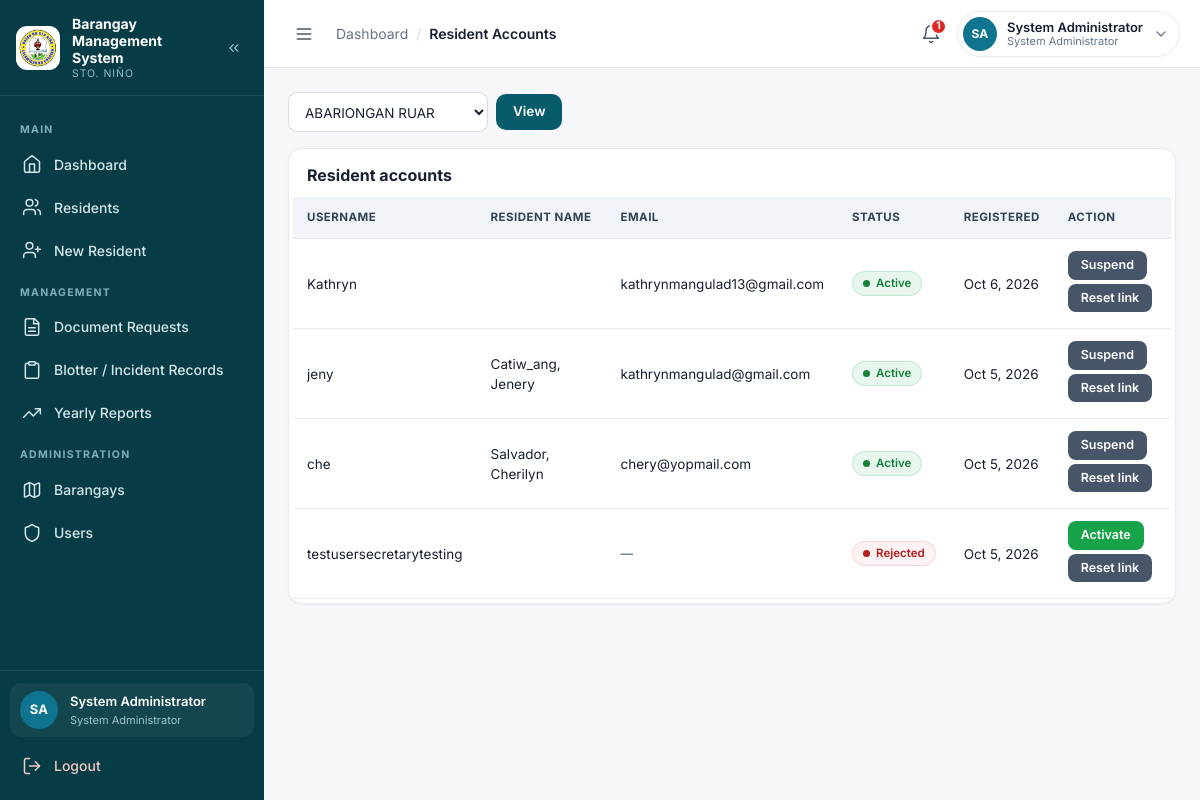
The page /secretary/resident_accounts.php?barangay_id=1 (signed in) on the database its author committed.
### tables this page shows
CREATE TABLE `users` (
  `id` int(11) NOT NULL AUTO_INCREMENT,
  `username` varchar(100) NOT NULL,
  `email` varchar(255) DEFAULT NULL,
  `password` varchar(255) NOT NULL,
  `full_name` varchar(150) NOT NULL,
  `role` enum('admin','secretary','resident') NOT NULL DEFAULT 'secretary',
  `barangay_id` int(11) DEFAULT NULL,
  `brgy_name` varchar(100) DEFAULT NULL,
  `created_at` timestamp NOT NULL DEFAULT current_timestamp(),
  `status` enum('pending','active','rejected','suspended') NOT NULL DEFAULT 'active',
  `deleted_at` timestamp NULL DEFAULT NULL,
  PRIMARY KEY (`id`),
  UNIQUE KEY `username` (`username`),
  UNIQUE KEY `uq_users_email` (`email`),
  KEY `barangay_id` (`barangay_id`),
  KEY `idx_users_deleted_at` (`deleted_at`),
  CONSTRAINT `users_ibfk_1` FOREIGN KEY (`barangay_id`) REFERENCES `barangays` (`id`)
);

CREATE TABLE `residents` (
  `id` int(11) NOT NULL AUTO_INCREMENT,
  `barangay_id` int(11) NOT NULL,
  `user_id` int(11) DEFAULT NULL,
  `last_name` varchar(255) NOT NULL,
  `first_name` varchar(100) NOT NULL,
  `middle_name` varchar(100) DEFAULT NULL,
  `sex` varchar(20) DEFAULT NULL,
  `age` int(11) NOT NULL,
  `birth_date` date DEFAULT NULL,
  `civil_status` varchar(50) DEFAULT NULL,
  `occupation` varchar(100) DEFAULT NULL,
  `contact_no` varchar(30) DEFAULT NULL,
  `email` varchar(255) DEFAULT NULL,
  `address` varchar(255) DEFAULT NULL,
  `photo` varchar(255) DEFAULT NULL,
  `household_no` varchar(50) DEFAULT NULL,
  `is_pwd` enum('Yes','No') NOT NULL DEFAULT 'No',
  `is_student` enum('Yes','No') NOT NULL DEFAULT 'No',
  `is_ip` enum('Yes','No') NOT NULL DEFAULT 'No',
  `is_4ps` enum('Yes','No') NOT NULL DEFAULT 'No',
  `created_at` timestamp NOT NULL DEFAULT current_timestamp(),
  `updated_at` timestamp NOT NULL DEFAULT current_timestamp(),
  `deleted_at` timestamp NULL DEFAULT NULL,
  PRIMARY KEY (`id`),
  UNIQUE KEY `uq_residents_user` (`user_id`),
  KEY `idx_residents_barangay` (`barangay_id`),
  KEY `idx_residents_deleted_at` (`deleted_at`),
  CONSTRAINT `residents_ibfk_1` FOREIGN KEY (`barangay_id`) REFERENCES `barangays` (`id`),
  CONSTRAINT `fk_residents_user` FOREIGN KEY (`user_id`) REFERENCES `users` (`id`) ON DELETE SET NULL ON UPDATE CASCADE
);

### config/config.php (called while the page is built, shortened)
<?php
if (!function_exists('url')) {
    function url($path = '') {
        $path = ltrim((string)$path, '/');
        return BASE_URL . '/' . $path;
    }
}
function e($value) { return htmlspecialchars((string)$value, ENT_QUOTES, 'UTF-8'); }
function csrf_token() {
    return $_SESSION['csrf_token'];
}

### secretary/resident_accounts.php (the view, shortened to what this page needs)
<?php
require_once __DIR__ . '/../config/config.php';
$myBrgy = current_barangay_id();
$viewBrgy = $myBrgy;
if (is_admin() && isset($_GET['barangay_id']) && (int)$_GET['barangay_id'] > 0) {
    $viewBrgy = (int)$_GET['barangay_id'];
}
$aq = $conn->prepare(
    "SELECT u.id, u.username, u.full_name, u.status, u.created_at, u.email AS account_email,
            r.id AS resident_id, r.last_name, r.first_name, r.middle_name, r.age, r.email AS resident_email
       FROM users u
       LEFT JOIN residents r ON r.user_id = u.id
      WHERE u.deleted_at IS NULL AND u.role = 'resident' AND u.barangay_id = ? AND u.status <> 'pending'
   ORDER BY u.created_at DESC, u.id DESC"
);
$aq->bind_param('i', $viewBrgy);
$aq->execute();
$accounts = $aq->get_result()->fetch_all(MYSQLI_ASSOC);
$allBarangays = null;
if (is_admin()) {
    $allBarangays = $conn->query('SELECT id, barangay_name FROM barangays ORDER BY barangay_name');
}
include BASE_PATH . '/partials/header.php';
?>
<?php if ($allBarangays): ?>
<div class="toolbar">
    <form method="get">
        <select id="barangay_id" name="barangay_id">
            <?php while ($bb = $allBarangays->fetch_assoc()): ?>
                <option value="<?= (int)$bb['id'] ?>"<?= (int)$viewBrgy === (int)$bb['id'] ? ' selected' : '' ?>>
                    <?= e($bb['barangay_name']) ?>
                </option>
            <?php endwhile; ?>
        </select>
        <button class="btn" type="submit">View</button>
    </form>
</div>
<?php endif; ?>
<div class="card table-wrap">
    <h3 style="padding:12px 14px;margin:0">Resident accounts</h3>
    <table>
        <tr><th>Username</th><th>Resident Name</th><th>Email</th><th>Status</th><th>Registered</th><th>Action</th></tr>
        <?php foreach ($accounts as $a): ?>
        <?php $a_email = trim((string)($a['account_email'] ?? '')) !== '' ? $a['account_email'] : ($a['resident_email'] ?? ''); ?>
        <tr>
            <td><?= e($a['username']) ?></td>
            <td><?= e(trim(($a['last_name'] ?? '') . ', ' . ($a['first_name'] ?? '') . ' ' . ($a['middle_name'] ?? ''), ', ')) ?></td>
            <td><?= $a_email !== '' ? e($a_email) : '<span class="muted-meta">&mdash;</span>' ?></td>
            <td><span class="badge badge--<?= e($a['status']) ?>"><?= e(ucfirst($a['status'])) ?></span></td>
            <td><?= e($a['created_at'] ? date('M j, Y', strtotime($a['created_at'])) : '-') ?></td>
            <td>
                <?php if ($a['status'] === 'pending'): ?>
                    <a class="btn-approve" href="<?= e(url('secretary/resident_accounts.php?action=approve&id=' . (int)$a['id'] . '&token=' . csrf_token())) ?>">Approve</a>
                <?php elseif ($a['status'] === 'active'): ?>
                    <a class="btn-cancel" href="<?= e(url('secretary/resident_accounts.php?action=suspend&id=' . (int)$a['id'] . '&token=' . csrf_token())) ?>"
                       data-confirm="Suspend this account? The resident will not be able to sign in."
                       data-confirm-title="Suspend account">Suspend</a>
                <?php else: ?>
                    <a class="btn-approve" href="<?= e(url('secretary/resident_accounts.php?action=activate&id=' . (int)$a['id'] . '&token=' . csrf_token())) ?>">Activate</a>
                <?php endif; ?>
                <a class="btn-cancel" href="<?= e(url('secretary/resident_accounts.php?action=reset&id=' . (int)$a['id'] . '&token=' . csrf_token())) ?>"
                   data-confirm="Generate a one-time password reset link for this resident? Any previous link will stop working."
                   data-confirm-title="Generate reset link">Reset link</a>
            </td>
        </tr>
        <?php endforeach; ?>
    </table>
</div>
<?php include BASE_PATH . '/partials/footer.php'; ?>

### assets/css/style.css (style rules this page uses)
:root { --primary: #075B6B; --primary-700: #054C59; --primary-900: #063C46; --secondary: #0E7490; --accent: #E58B82; --bg: #F5F7FA; --card: #FFFFFF; --text: #172033; --muted: #64748B; --success: #16A34A; --warning: #F59E0B; --danger: #DC2626; --info: #0E7490; --border: #E6EAF1; --border-strong: #D5DCE6; --sidebar-w: 264px; --sidebar-w-collapsed: 78px; --topbar-h: 68px; --radius: 14px; --radius-sm: 10px; --radius-lg: 18px; --shadow-sm: 0 1px 2px rgba(16, 24, 40, .05); --shadow: 0 4px 16px rgba(16, 24, 40, .06); --shadow-md: 0 12px 32px rgba(16, 24, 40, .12); --ring: 0 0 0 3px rgba(14, 116, 144, .18); --font: 'Inter', system-ui, -apple-system, 'Segoe UI', Roboto, Arial, sans-serif; }
*, *::before, *::after { box-sizing: border-box; }
html { -webkit-text-size-adjust: 100%; }
body { margin: 0; font-family: var(--font); background: var(--bg); color: var(--text); font-size: 14px; line-height: 1.5; -webkit-font-smoothing: antialiased; }
h1, h2, h3, h4 { margin: 0 0 10px; color: var(--text); line-height: 1.25; }
h3 { font-size: 16px; font-weight: 700; }
a { color: var(--secondary); }
.btn, .btn-primary { display: inline-flex; align-items: center; justify-content: center; gap: 8px; background: var(--primary); color: #fff; border: 1px solid transparent; border-radius: 10px; padding: 10px 16px; font-size: 13.5px; font-weight: 600; text-decoration: none; cursor: pointer; font-family: inherit; line-height: 1; transition: background .15s, box-shadow .15s, transform .05s; }
.btn-edit, .btn-delete, .btn-cancel, .btn-approve { display: inline-flex; align-items: center; gap: 6px; padding: 7px 12px; border-radius: 8px; color: #fff; text-decoration: none; font-size: 12.5px; font-weight: 600; border: 1px solid transparent; cursor: pointer; font-family: inherit; line-height: 1; }
.btn-cancel { background: #475569; }
.btn-approve { background: var(--success); }
.table-wrap .btn-edit, .table-wrap .btn-delete, .table-wrap .btn-cancel, .table-wrap .btn-approve { margin: 0 4px 4px 0; }
.card { background: var(--card); border: 1px solid var(--border); border-radius: var(--radius); padding: 20px; box-shadow: var(--shadow-sm); margin-bottom: 18px; min-width: 0; }
.card > h3:first-child { margin-top: 0; }
.badge { display: inline-flex; align-items: center; gap: 6px; padding: 3px 10px; border-radius: 999px; font-size: 11.5px; font-weight: 600; border: 1px solid transparent; white-space: nowrap; }
.badge::before { content: ""; width: 7px; height: 7px; border-radius: 50%; background: currentColor; flex: none; }
table { width: 100%; border-collapse: collapse; background: #fff; font-size: 13.5px; }
th, td { padding: 12px 14px; text-align: left; border-bottom: 1px solid var(--border); vertical-align: middle; }
th { background: #F1F5F9; color: #334155; font-size: 11.5px; font-weight: 700; text-transform: uppercase; letter-spacing: .04em; white-space: nowrap; }
td .btn-edit, td .btn-delete, td .btn-cancel, td .btn { margin: 2px 4px 2px 0; }
.table-wrap { overflow-x: auto; -webkit-overflow-scrolling: touch; }
.table-wrap.card { padding: 4px; }
input, select, textarea { width: 100%; padding: 10px 12px; border: 1px solid var(--border-strong); border-radius: 9px; background: #fff; font-size: 13.5px; color: var(--text); font-family: inherit; }
.toolbar { display: flex; gap: 10px; flex-wrap: wrap; align-items: center; margin-bottom: 16px; }
.toolbar form { display: flex; gap: 8px; align-items: center; flex-wrap: wrap; }
.toolbar input[type="text"], .toolbar input[type="search"], .toolbar select { width: auto; min-width: 200px; line-height: 1; }
.muted-meta { font-size: 12.5px; color: var(--muted); font-weight: 600; white-space: nowrap; }
.badge--active { background: #E7F7EE; color: #15803D; border-color: #BFE8CF; }
.badge--rejected { background: #FEF2F2; color: #B91C1C; border-color: #F8D2D2; }

### rows shown on the page
users: username "Kathryn", email "kathrynmangulad13@gmail.com", status "Active", created_at "Oct 6, 2026"
residents: user.username "jeny", last_name+first_name+middle_name "Catiw_ang, Jenery", user.email "kathrynmangulad@gmail.com", user.status "Active", user.created_at "Oct 5, 2026"
residents: user.username "che", last_name+first_name+middle_name "Salvador, Cherilyn", user.email "chery@yopmail.com", user.status "Active", user.created_at "Oct 5, 2026"
users: username "testusersecretarytesting", status "Rejected", created_at "Oct 5, 2026"

### other values the page prints
$group "MAIN"
$item['label'] "Dashboard"
$item['label'] "Residents"
$item['label'] "New Resident"
$group "MANAGEMENT"
$item['label'] "Document Requests"
$item['label'] "Blotter / Incident Records"
$item['label'] "Yearly Reports"
$group "ADMINISTRATION"
$item['label'] "Barangays"
$item['label'] "Users"
$initials "SA"
$full_name "System Administrator"
$role_label "System Administrator"
$crumb "Resident Accounts"
